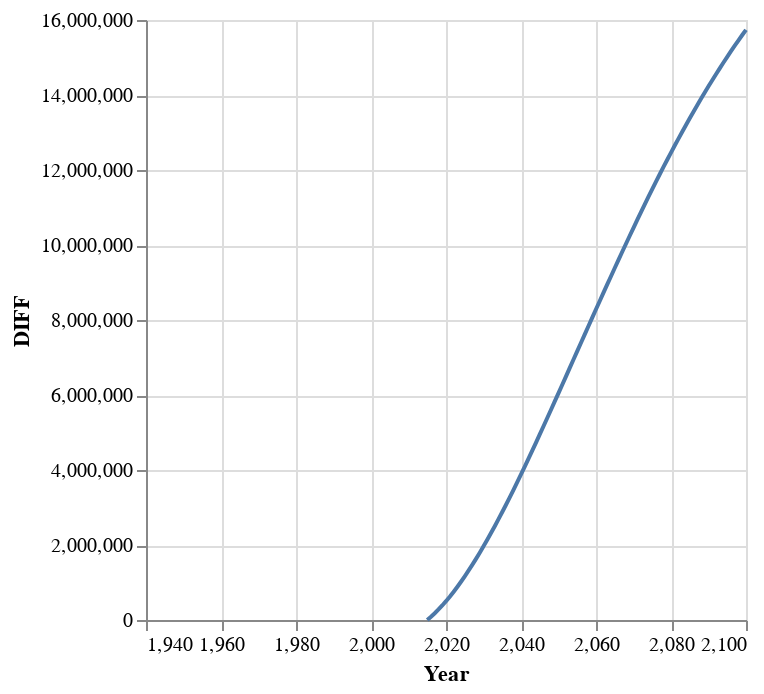

The notebook cell saved with this chart:
### Code cell
# difference between fundfair and fund in cumulative emissions since the graph above masks it out due 
# to scale

diffs = fundfairvals .- fundvals
DataFrame(:Year => Mimi.time_labels(m), :DIFF => diffs) |>
@vlplot(
    :line, 
    x = :Year,
    y = :DIFF,
)

### Figure 1 — Vega-Lite specification as saved in the notebook (floating-point values rounded to 4 significant figures; data arrays with more than 128 entries replaced by an {"elided": "..."} marker saying what was removed)
{"data": {"values": {"elided": "151 records"}}, "encoding": {"x": {"field": "Year", "type": "quantitative"}, "y": {"field": "DIFF", "type": "quantitative"}}, "mark": "line"}
